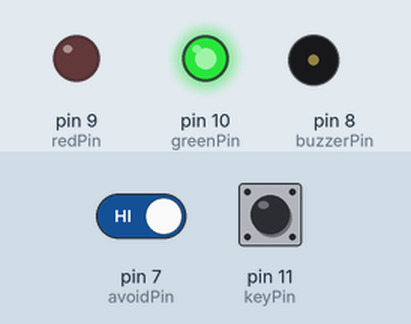
The sketch below on a simulated Arduino Uno, built with avr-gcc and run on an emulated ATmega328P. Parts: output pins drawn as LEDs (lit = HIGH), buzzer (waves = sounding). The test bench sets the inputs (shaded band); at power-on: pin 11 (keyPin) HIGH, pin 7 (avoidPin) HIGH.

Above: at 1.2 s.
1.3 s: pin 11 (keyPin) pulled LOW for 0.15 s
At 2.1 s:
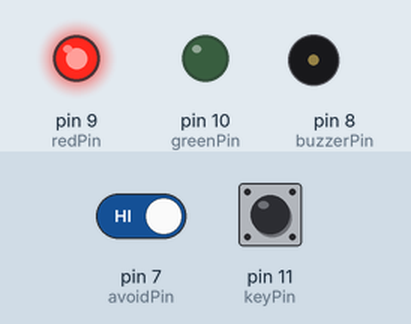
2.9 s: pin 7 (avoidPin) driven LOW
At 3.4 s:
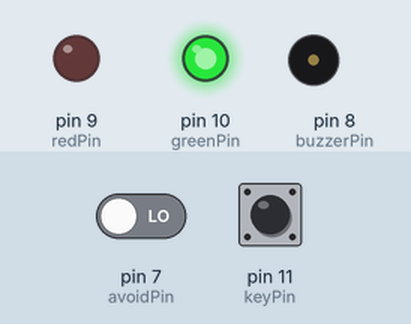
4.5 s: pin 11 (keyPin) pulled LOW for 1 s
At 4.8 s:
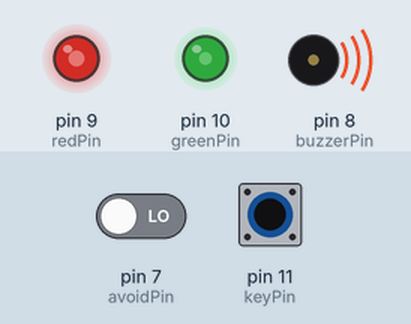
7.1 s: pin 11 (keyPin) pulled LOW for 3.2 s
At 10.35 s:
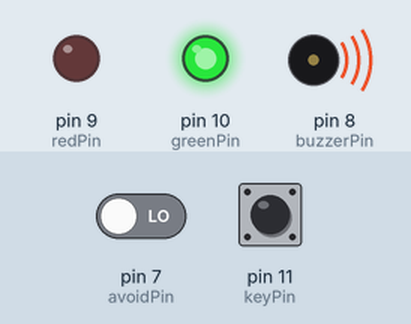
11.8 s: pin 7 (avoidPin) driven HIGH and pin 11 (keyPin) driven LOW
At 12.5 s:
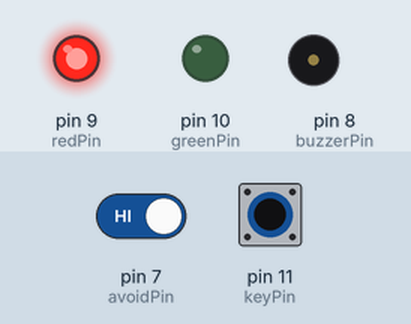
13.3 s: pin 7 (avoidPin) driven LOW
At 13.9 s:
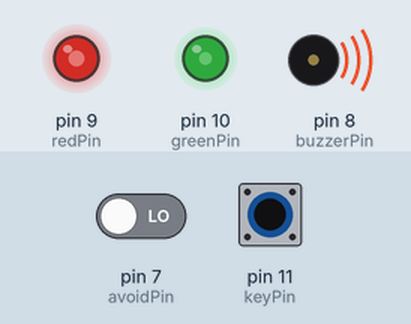
Timing chart, 0 to 15.8 s (numbered marks = the images above; inputs shaded):
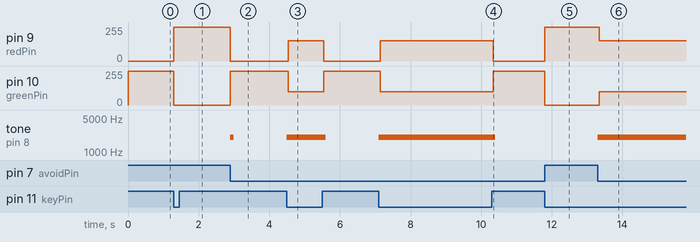

Measured:
- after the input at 1.3 s, pin 9 (redPin): 0/255 → 255/255 at once; pin 10 (greenPin): 255/255 → 0/255 at once
- after the input at 2.9 s, pin 9 (redPin): 255/255 → 0/255 at once; pin 10 (greenPin): 0/255 → 255/255 at once; tone on pin 8 (buzzerPin): silent → 2000 Hz at once, → silent 0.10 s later
- after the input at 4.5 s, pin 9 (redPin): 0/255 → 153/255 at once, → 0/255 1.0 s later; pin 10 (greenPin): 255/255 → 101/255 at once, → 255/255 1.0 s later; tone on pin 8 (buzzerPin): silent → 2000 Hz at once, → silent 1.1 s later
- after the input at 7.1 s, pin 9 (redPin): 0/255 → 153/255 at once, → 0/255 3.2 s later; pin 10 (greenPin): 255/255 → 101/255 at once, → 255/255 3.2 s later; tone on pin 8 (buzzerPin): silent → 2000 Hz at once, → silent 3.3 s later
- after the input at 11.8 s, pin 9 (redPin): 0/255 → 255/255 at once; pin 10 (greenPin): 255/255 → 0/255 at once
- after the input at 13.3 s, pin 9 (redPin): 255/255 → 153/255 at once; pin 10 (greenPin): 0/255 → 101/255 at once; tone on pin 8 (buzzerPin): silent → 2000 Hz at once

The sketch:

gol.ino
```cpp
/****************************************************
name:IR Obstacle Avoidance Sensor
function:place a piece of paper in front of the Obstacle Avoidance Sensor,
and the LED attached to pin 13 on the SunFounder Uno board will light up.
******************************************************/
//Email:support@sunfounder.com
const int keyPin = 11; //the number of the key pin
const int avoidPin = 7; //the ir obstacle sensor attach to pin 7
const int buzzerPin = 8;//the buzzer pin attach to

const int redPin = 9; // R petal on RGB LED module connected to digital pin 11
const int greenPin = 10;
void setup()
{
  Serial.begin(9600);
  pinMode(avoidPin, INPUT); //set the avoidPin as INPUT
  pinMode(redPin, OUTPUT); // sets the redPin to be an output
  pinMode(greenPin, OUTPUT); // sets the greenPin to be an output
  pinMode(keyPin,INPUT);//initialize the key pin as input
  color(0,255); // turn the RGB LED red
}

void loop()
{

  boolean avoidVal;
  boolean  Value=digitalRead(keyPin);//read the state of the key value

  int flag=0;
  if(Value == LOW && flag==0)
  {
   color(255,0);
   flag=1;
  }

  while(flag==1){
    avoidVal = digitalRead(avoidPin); //read the value of pin7
    if(avoidVal == LOW) //if the value is LOW level
    {
       tone(8,2000, 100);
       color(0, 255);
       flag=0;
    }
  }

}

void color (unsigned char red, unsigned char green) // the color generating function
{
  analogWrite(redPin, red);
  analogWrite(greenPin, green);
}
```
